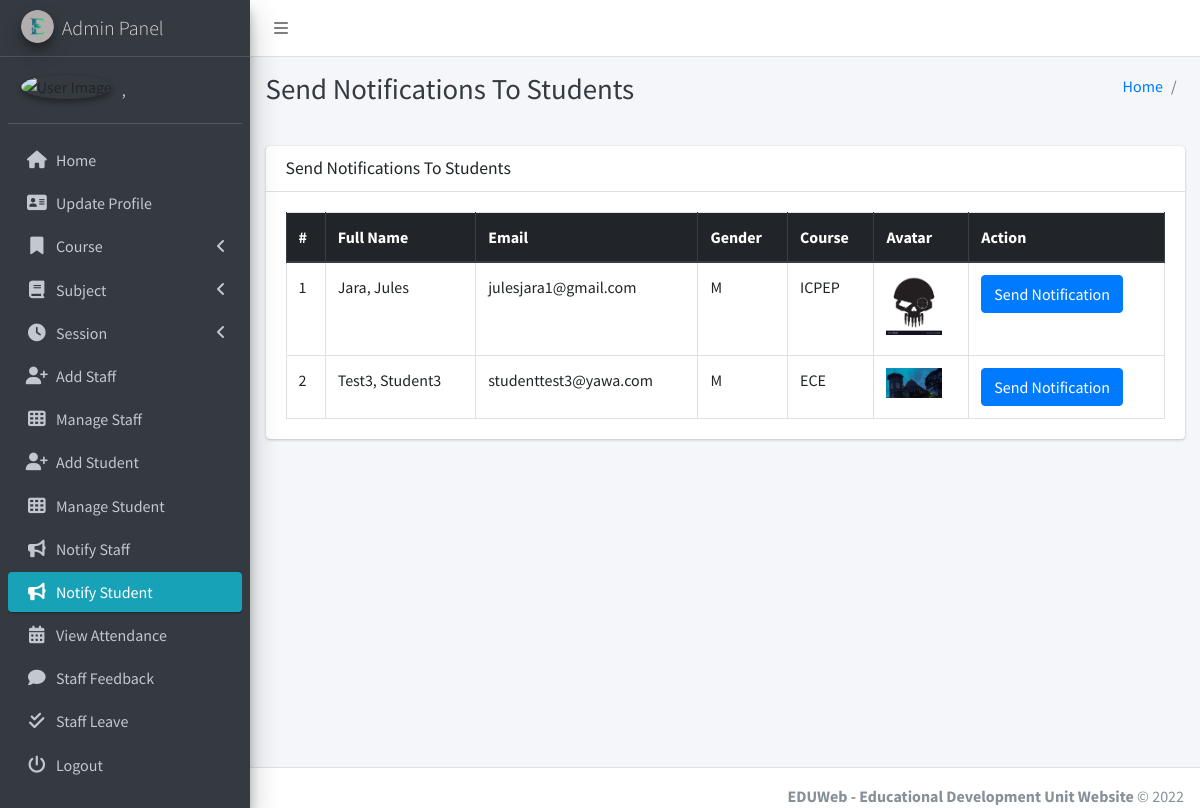
Page /admin_notify_student (signed in) on the committed database.
### main_app/models.py (models this page shows, shortened)
class CustomUser(AbstractUser):
    USER_TYPE = ((1, "HOD"), (2, "Staff"), (3, "Student"))
    GENDER = [("M", "Male"), ("F", "Female")]
    username = None  # Removed username, using email instead
    email = models.EmailField(unique=True)
    user_type = models.CharField(default=1, choices=USER_TYPE, max_length=1)
    gender = models.CharField(max_length=1, choices=GENDER)
    profile_pic = models.ImageField()
    address = models.TextField()
    fcm_token = models.TextField(default="")  # For firebase notifications
    created_at = models.DateTimeField(auto_now_add=True)
    updated_at = models.DateTimeField(auto_now=True)
    USERNAME_FIELD = "email"
    REQUIRED_FIELDS = []
    objects = CustomUserManager()
    def __str__(self):
        return self.last_name + ", " + self.first_name

class Student(models.Model):
    admin = models.OneToOneField(CustomUser, on_delete=models.CASCADE)
    course = models.ForeignKey(Course, on_delete=models.CASCADE, null=True, blank=False)
    session = models.ForeignKey(Session, on_delete=models.DO_NOTHING, null=True)

class Course(models.Model):
    name = models.CharField(max_length=120)
    created_at = models.DateTimeField(auto_now_add=True)
    updated_at = models.DateTimeField(auto_now=True)

### main_app/hod_views.py (the view)
# urls.py: path("admin_notify_student", hod_views.admin_notify_student,
def admin_notify_student(request):
    student = CustomUser.objects.filter(user_type=3)
    context = {
        'page_title': "Send Notifications To Students",
        'students': student
    }
    return render(request, "hod_template/student_notification.html", context)

### main_app/templates/hod_template/student_notification.html (shortened to what this page needs)
{% extends 'main_app/base.html' %}
{% load static %}
{% block page_title %}{{page_title}}{% endblock page_title %}
{% block content %}
<section class="content">
    <div class="container-fluid">
        <div class="row">
            <div class="col-md-12">
                <div class="card">
                    <div class="card-header">
                        <h3 class="card-title">{{page_title}}</h3>
                    </div>
                    <div class="card-body">
                        <table id="example2" class="table table-bordered table-hover">
                            <thead class="thead-dark">
                                <tr>
                                    <th>#</th>
                                    <th>Full Name</th>
                                    <th>Email</th>
                                    <th>Gender</th>
                                    <th>Course</th>
                                    <th>Avatar</th>
                                    <th>Action</th>
                                </tr>
                            </thead>
                            <tbody>
                                {% for student in students %}
                                <tr>
                                    <td>{{ forloop.counter }}</td>
                                    <td>{{student.last_name}}, {{student.first_name}}</td>
                                    <td>{{student.email}}</td>
                                    <td>{{student.gender}}</td>
                                    <td>{{student.student.course.name}}</td>
                                    <td>
                                        {% if student.profile_pic == ""  %}
                                        No Image
                                        {% else %}
                                        <img class="img img-fluid mb-2" height="56" width="56"
                                            src="{{student.profile_pic}}" alt="">
                                        {% endif %}
                                    </td>
                                    <td><button data-toggle = "modal" data-target = "#myModal"class="btn btn-primary show_notification" value="{{student.id}}">Send Notification</button>
                                    </td>
                                </tr>
                                {% endfor %}
                            </tbody>
                        </table>
                    </div>
                </div>
            </div>
        </div>
    </div>
</section>
{% endblock content %}

### main_app/templates/main_app/base.html (shortened to what this page needs)
{% load static %}
<!DOCTYPE html>
<html>
<head>
    <link rel="stylesheet" href="{% static 'plugins/fontawesome-free/css/all.min.css'%} ">
    <link rel="stylesheet" href="https://code.ionicframework.com/ionicons/2.0.1/css/ionicons.min.css">
    <link rel="stylesheet"
        href="{% static 'plugins/tempusdominus-bootstrap-4/css/tempusdominus-bootstrap-4.min.css'%} ">
    <link rel="stylesheet" href="{% static 'plugins/icheck-bootstrap/icheck-bootstrap.min.css'%} ">
    <link rel="stylesheet" href="{% static 'dist/css/adminlte.min.css'%} ">
    <link rel="stylesheet" href="{% static 'plugins/overlayScrollbars/css/OverlayScrollbars.min.css'%} ">
    <link rel="stylesheet" href="{% static 'plugins/daterangepicker/daterangepicker.css'%} ">
</head>
<body class="hold-transition sidebar-mini layout-fixed">
    <div class="wrapper">
        <nav class="main-header navbar navbar-expand navbar-white navbar-light">
            <ul class="navbar-nav">
                <li class="nav-item">
                    <a class="nav-link" data-widget="pushmenu" href="#"><i class="fas fa-bars"></i></a>
                </li>
            </ul>
        </nav>
        {% include "main_app/sidebar_template.html" with user=user %}
        <div class="content-wrapper">
            <div class="content-header">
                <div class="container-fluid">
                    <div class="row mb-2">
                        <div class="col-sm-6">
                            <h1 class="m-0 text-dark">{% block page_title %}{% endblock page_title %}</h1>
                        </div>
                        <div class="col-sm-6">
                            <ol class="breadcrumb float-sm-right">
                                {% url 'staff_home' as staff_home %}
                                <li class="breadcrumb-item"><a href="{{staff_home}}">Home</a></li>
                                <li class="breadcrumb-item active">{{ page_title_2 }}</li>
                            </ol>
                        </div>
                    </div>
                </div>
            </div>
<section class="content">
    <div class="container-fluid">
        <div class="row">
            <div class="col-md-12">
            </div></div></div></section>
            {% block content %}
            {% endblock content %}
        </div>
        {% include "main_app/footer.html" %}
    </div>
</body>
</html>

### main_app/templates/main_app/sidebar_template.html (shortened to what this page needs)
{% load static %}
<aside class="main-sidebar sidebar-dark-info elevation-4">
    {% if request.user.user_type == '1' %}
    <a href="{% url 'admin_home' %}" class="brand-link">
        <img src="{% static 'dist/img/Logo.png' %} " alt=" Logo"
            class="brand-image img-circle elevation-3" >
        <span class="brand-text font-weight-light">Admin Panel</span>
    </a>
    <div class="sidebar">
        <div class="user-panel mt-3 pb-3 mb-3 d-flex">
            <div class="image">
                <img src="{{ request.user.profile_pic}}" class="img-circle elevation-2" alt="User Image">
            </div>
            <div class="info">
                <a href="#" class="d-block">{{user}}</a>
            </div>
        </div>
        <nav class="mt-2">
            <ul class="nav nav-pills nav-sidebar flex-column" data-widget="treeview" role="menu" data-accordion="false">
                <li class="nav-item">
                    {% url 'admin_home' as admin_home %}
                    <a href="{{admin_home}}" class="nav-link {% if admin_home == request.path %} active {% endif %}">
                        <i class="nav-icon fas fa-home"></i>
                        <p>
                            Home
                        </p>
                    </a>
                </li>
                <li class="nav-item">
                    {% url 'admin_view_profile' as admin_view_profile %}
                    <a href="{{admin_view_profile}}"
                        class="nav-link {% if admin_view_profile == request.path %} active {% endif %}">
                        <i class="nav-icon fas fa-address-card"></i>
                        <p>
                            Update Profile
                        </p>
                    </a>
                </li>
                <li class="nav-item has-treeview">
                    <a href="#" class="nav-link">
                        <i class="nav-icon fas fa-bookmark"></i>
                        <p>
                            Course
                            <i class="fas fa-angle-left right"></i>
                        </p>
                    </a>
                </li>
                <li class="nav-item has-treeview">
                    <a href="#" class="nav-link">
                        <i class="nav-icon fas fa-book"></i>
                        <p>
                            Subject
                            <i class="fas fa-angle-left right"></i>
                        </p>
                    </a>
                </li>
                <li class="nav-item has-treeview">
                    <a href="#" class="nav-link">
                        <i class="nav-icon fas fa-clock"></i>
                        <p>
                            Session
                            <i class="fas fa-angle-left right"></i>
                        </p>
                    </a>
                </li>
                <li class="nav-item">
                    {% url 'add_staff' as add_staff %}
                    <a href="{{add_staff}}" class="nav-link {% if add_staff == request.path %} active {% endif %}">
                        <i class="nav-icon fas fa-user-plus"></i>
                        <p>
                            Add Staff
                        </p>
                    </a>
                </li>
                <li class="nav-item">
                    {% url 'manage_staff' as manage_staff %}
                    {% url 'edit_staff' staff_id as edit_staff %}
                    <a href="{{manage_staff}}"
                        class="nav-link {% if manage_staff == request.path or request.path == edit_staff %} active {% endif %}">
                        <i class="nav-icon fas fa-th"></i>
                        <p>
                            Manage Staff
                        </p>
                    </a>
                </li>
                <li class="nav-item">
                    {% url 'add_student' as add_student%}
                    <a href="{{add_student}}" class="nav-link  {% if add_student == request.path %} active {% endif %}">
                        <i class="nav-icon fas fa-user-plus"></i>
                        <p>
                            Add Student
                        </p>
                    </a>
                </li>
                <li class="nav-item">
                    {% url 'manage_student' as manage_student %}
                    {% url 'edit_student' student_id as edit_student %}
                    <a href="{{manage_student}}"
                        class="nav-link  {% if edit_student == request.path or manage_student == request.path %} active {% endif %}">
                        <i class="nav-icon fas fa-th"></i>
                        <p>
                            Manage Student
                        </p>
                    </a>
                </li>
                <li class="nav-item">
                    {% url 'admin_notify_staff' as admin_notify_staff %}
                    <a href="{{admin_notify_staff}}"
                        class="nav-link {% if admin_notify_staff == request.path %} active {% endif %}">
                        <i class="nav-icon fas fa-bullhorn"></i>
                        <p>
                            Notify Staff
                        </p>
                    </a>
                </li>
                <li class="nav-item">
                    {% url 'admin_notify_student' as admin_notify_student %}
                    <a href="{{admin_notify_student}}"
                        class="nav-link {% if admin_notify_student == request.path %} active {% endif %}">
                        <i class="nav-icon fas fa-bullhorn"></i>
                        <p>
                            Notify Student
                        </p>
                    </a>
                </li>
                <li class="nav-item">
                    {% url 'admin_view_attendance' as admin_view_attendance %}
                <li class="nav-item">
                    <a href="{{admin_view_attendance}}"
                        class="nav-link  {% if admin_view_attendance == request.path %} active {% endif %}">
                        <i class="nav-icon fas fa-calendar-alt"></i>
                        <p>
                            View Attendance
                        </p>
                    </a>
                </li>
                <li class="nav-item">
                    {% url 'staff_feedback_message' as staff_feedback_message %}
                    <a href="{{staff_feedback_message}}"
                        class="nav-link   {% if staff_feedback_message == request.path %} active {% endif %}">
                        <i class="nav-icon fas fa-comment"></i>
                        <p>
                            Staff Feedback
                        </p>
                    </a>
                </li>
                <li class="nav-item">
                    {% url 'view_staff_leave' as view_staff_leave %}
                    <a href="{{view_staff_leave}}"
                        class="nav-link  {% if view_staff_leave == request.path %} active {% endif %}">
                        <i class="nav-icon fas fa-check-double"></i>
                        <p>
                            Staff Leave
                        </p>
                    </a>
                </li>
                                        {% endif %}
                                        <li class="nav-item">
                                            <a href="{% url 'user_logout' %}"
                                                onclick="return confirm('Your session would be terminated.\n\nProceed?')"
                                                class="nav-link">
                                                <i class="nav-icon fas fa-power-off"></i>
                                                <p>
                                                    Logout
                                                </p>
                                            </a>
                                        </li>
                                    </ul>
                                </nav>
                            </div>
</aside>

### main_app/templates/main_app/footer.html
<footer class="main-footer">
    <div class="float-right d-none d-sm-inline-block">
        <strong> EDUWeb - Educational Development Unit Website </strong> &copy; {%now "Y" %}
    </div>
</footer>

### rows in the picture
CustomUser: last_name+first_name ","
CustomUser: last_name "Jara", first_name "Jules", email "julesjara1@gmail.com", gender "M", student.course.name "ICPEP", profile_pic (picture)
CustomUser: last_name "Test3", first_name "Student3", email "studenttest3@yawa.com", gender "M", student.course.name "ECE", shows a picture

### other values in the picture
{{ page_title }} "Send Notifications To Students"
